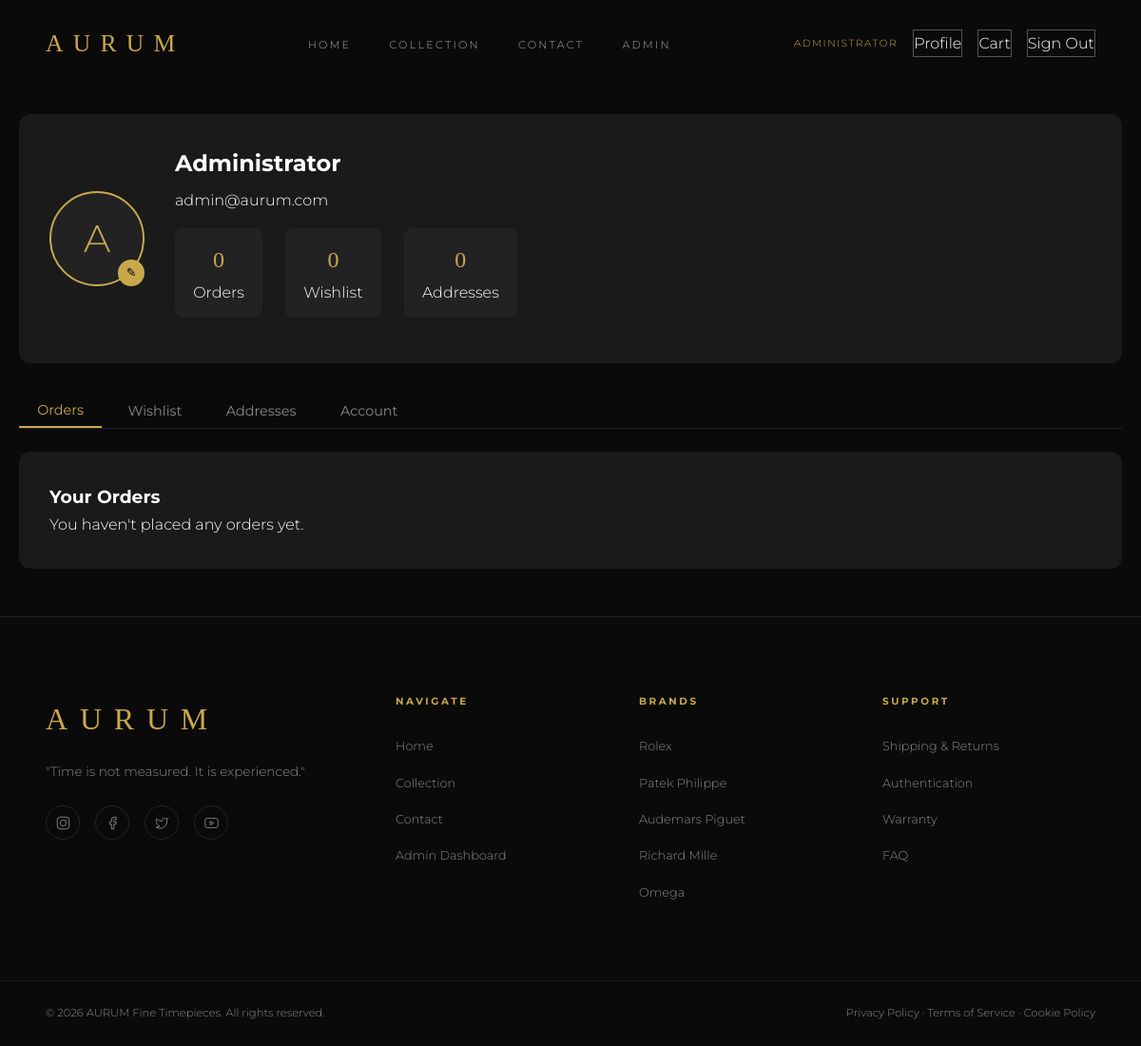
The app's page /profile.php (signed in) with its own data.
### tables this page shows
CREATE TABLE users (
    id INT AUTO_INCREMENT PRIMARY KEY,
    email VARCHAR(191) UNIQUE NOT NULL,
    password VARCHAR(255) NOT NULL,
    full_name VARCHAR(255) NOT NULL,
    phone VARCHAR(50),
    is_admin TINYINT DEFAULT 0,
    created_at TIMESTAMP DEFAULT CURRENT_TIMESTAMP
);

### profile.php (the view, shortened to what this page needs)
<?php
require_once 'config/db.php';
$user_id = $_SESSION['user']['id'];
$stmt = $pdo->prepare("SELECT * FROM users WHERE id = ?");
$stmt->execute([$user_id]);
$user = $stmt->fetch();
$addresses = $pdo->prepare("SELECT * FROM addresses WHERE user_id = ? ORDER BY is_default DESC");
$addresses->execute([$user_id]);
$addresses = $addresses->fetchAll();
$wishlist = $pdo->prepare("SELECT w.*, watches.name, watches.brand, watches.price, watches.image
                           FROM wishlist w JOIN watches ON w.watch_id = watches.id
                           WHERE w.user_id = ?");
$wishlist->execute([$user_id]);
$wishlist = $wishlist->fetchAll();
$orders = $pdo->prepare("SELECT * FROM orders WHERE user_id = ? ORDER BY created_at DESC");
$orders->execute([$user_id]);
$orders = $orders->fetchAll();
?>
<!DOCTYPE html>
<html lang="en">
<head>
    <link rel="stylesheet" href="style.css">
</head>
<body>
<?php include 'includes/navbar.php'; ?>
<div class="profile-page">
    <div class="profile-header">
        <div class="avatar-container">
            <?php if (!empty($user['avatar'])): ?>
                <img src="<?= htmlspecialchars($user['avatar']) ?>" class="avatar" id="avatarImg">
            <?php else: ?>
                <div class="avatar" id="avatarInitials"><?= strtoupper(substr($user['full_name'], 0, 1)) ?></div>
            <?php endif; ?>
            <div class="avatar-edit" onclick="document.getElementById('avatarUpload').click()">✎</div>
        </div>
        <div class="profile-info">
            <h2><?= htmlspecialchars($user['full_name']) ?></h2>
            <p><?= htmlspecialchars($user['email']) ?></p>
            <div class="profile-stats">
                <div class="stat-card"><div class="stat-number"><?= count($orders) ?></div>Orders</div>
                <div class="stat-card"><div class="stat-number"><?= count($wishlist) ?></div>Wishlist</div>
                <div class="stat-card"><div class="stat-number"><?= count($addresses) ?></div>Addresses</div>
            </div>
        </div>
    </div>
    <div class="tabs">
        <button class="tab-btn active" data-tab="orders">Orders</button>
        <button class="tab-btn" data-tab="wishlist">Wishlist</button>
        <button class="tab-btn" data-tab="addresses">Addresses</button>
        <button class="tab-btn" data-tab="account">Account</button>
    </div>
    <div id="ordersTab" class="tab-pane active">
        <h3>Your Orders</h3>
        <?php if (empty($orders)): ?>
            <p>You haven't placed any orders yet.</p>
        <?php endif; ?>
    </div>
</div>
<?php include 'includes/footer.php'; ?>
</body>
</html>

### style.css (style rules this page uses)
:root { --gold: #c9a84c; --gold-light: #e0c06a; --gold-dark: #a07830; --black: #0a0a0a; --dark: #111111; --dark-2: #1a1a1a; --dark-3: #222222; --dark-4: #2a2a2a; --white: #ffffff; --off-white: #f5f0e8; --grey: #888888; --grey-light: #aaaaaa; --font-serif: 'Cormorant Garamond', Georgia, serif; --font-display: 'Playfair Display', Georgia, serif; --font-sans: 'Montserrat', 'Helvetica Neue', sans-serif; --transition: 0.4s cubic-bezier(0.25, 0.46, 0.45, 0.94); --transition-slow: 0.8s cubic-bezier(0.25, 0.46, 0.45, 0.94); --shadow: 0 20px 60px rgba(0,0,0,0.5); --shadow-gold: 0 8px 30px rgba(201,168,76,0.2); --radius: 4px; --radius-lg: 12px; }
*, *::before, *::after { box-sizing: border-box; margin: 0; padding: 0; }
html { scroll-behavior: smooth; font-size: 16px; }
body { background-color: var(--black); color: var(--white); font-family: var(--font-sans); font-weight: 300; line-height: 1.7; overflow-x: hidden; }
button { cursor: pointer; border: none; background: none; font-family: inherit; }

### profile.php (style rules this page uses)
.profile-page { max-width: 1200px; margin: 120px auto 50px; padding: 0 20px; }
.profile-header { background: var(--dark-2); padding: 2rem; border-radius: 12px; display: flex; align-items: center; gap: 2rem; flex-wrap: wrap; margin-bottom: 2rem; }
.avatar-container { position: relative; width: 100px; height: 100px; }
.avatar { width: 100%; height: 100%; border-radius: 50%; object-fit: cover; border: 2px solid var(--gold); cursor: pointer; background: var(--dark-3); display: flex; align-items: center; justify-content: center; font-size: 2.5rem; color: var(--gold); }
.avatar-edit { position: absolute; bottom: 0; right: 0; background: var(--gold); border-radius: 50%; width: 28px; height: 28px; display: flex; align-items: center; justify-content: center; cursor: pointer; color: black; font-size: 0.8rem; }
.profile-info h2 { margin-bottom: 0.25rem; }
.profile-stats { display: flex; gap: 1.5rem; margin: 1rem 0; flex-wrap: wrap; }
.stat-card { background: var(--dark-3); padding: 0.8rem 1.2rem; border-radius: 8px; text-align: center; }
.stat-number { font-size: 1.5rem; font-family: var(--font-serif); color: var(--gold); }
.tabs { display: flex; gap: 0.5rem; border-bottom: 1px solid rgba(255,255,255,0.1); margin-bottom: 1.5rem; flex-wrap: wrap; }
.tab-btn { background: none; border: none; color: var(--grey); padding: 0.5rem 1.2rem; cursor: pointer; font-size: 0.9rem; transition: 0.3s; }
.tab-btn.active { color: var(--gold); border-bottom: 2px solid var(--gold); }
.tab-pane { display: none; background: var(--dark-2); padding: 2rem; border-radius: 12px; margin-bottom: 2rem; }
.tab-pane.active { display: block; }

### records on screen
users: full_name "A", full_name "Administrator", email "admin@aurum.com"

### other values on screen
$_SESSION['user']['name'] "ADMINISTRATOR"
count($orders) "0"
count($wishlist) "0"
count($addresses) "0"
